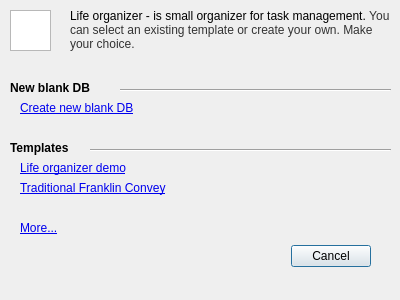
<?xml version="1.0" encoding="UTF-8"?>
<ui version="4.0">
 <class>newdbview</class>
 <widget class="QDialog" name="newdbview">
  <property name="windowModality">
   <enum>Qt::WindowModal</enum>
  </property>
  <property name="geometry">
   <rect>
    <x>0</x>
    <y>0</y>
    <width>400</width>
    <height>300</height>
   </rect>
  </property>
  <property name="windowTitle">
   <string>Create new DB</string>
  </property>
  <property name="modal">
   <bool>true</bool>
  </property>
  <widget class="QLabel" name="label">
   <property name="geometry">
    <rect>
     <x>70</x>
     <y>0</y>
     <width>321</width>
     <height>61</height>
    </rect>
   </property>
   <property name="text">
    <string>&lt;!DOCTYPE HTML PUBLIC &quot;-//W3C//DTD HTML 4.0//EN&quot; &quot;http://www.w3.org/TR/REC-html40/strict.dtd&quot;&gt;
&lt;html&gt;&lt;head&gt;&lt;meta name=&quot;qrichtext&quot; content=&quot;1&quot; /&gt;&lt;style type=&quot;text/css&quot;&gt;
p, li { white-space: pre-wrap; }
&lt;/style&gt;&lt;/head&gt;&lt;body style=&quot; font-family:'Sans Serif'; font-size:9pt; font-weight:400; font-style:normal;&quot;&gt;
&lt;p style=&quot; margin-top:0px; margin-bottom:0px; margin-left:0px; margin-right:0px; -qt-block-indent:0; text-indent:0px;&quot;&gt;Life organizer - is small organizer for task management. &lt;span style=&quot; font-family:'Tahoma'; color:#333333;&quot;&gt;You can select an existing template or create your own. Make your choice.&lt;/span&gt;&lt;/p&gt;&lt;/body&gt;&lt;/html&gt;</string>
   </property>
   <property name="wordWrap">
    <bool>true</bool>
   </property>
  </widget>
  <widget class="QLabel" name="label_3">
   <property name="geometry">
    <rect>
     <x>10</x>
     <y>140</y>
     <width>101</width>
     <height>16</height>
    </rect>
   </property>
   <property name="text">
    <string>&lt;!DOCTYPE HTML PUBLIC &quot;-//W3C//DTD HTML 4.0//EN&quot; &quot;http://www.w3.org/TR/REC-html40/strict.dtd&quot;&gt;
&lt;html&gt;&lt;head&gt;&lt;meta name=&quot;qrichtext&quot; content=&quot;1&quot; /&gt;&lt;style type=&quot;text/css&quot;&gt;
p, li { white-space: pre-wrap; }
&lt;/style&gt;&lt;/head&gt;&lt;body style=&quot; font-family:'Sans Serif'; font-size:9pt; font-weight:400; font-style:normal;&quot;&gt;
&lt;p style=&quot; margin-top:0px; margin-bottom:0px; margin-left:0px; margin-right:0px; -qt-block-indent:0; text-indent:0px;&quot;&gt;&lt;span style=&quot; font-weight:600;&quot;&gt;Templates&lt;/span&gt;&lt;/p&gt;&lt;/body&gt;&lt;/html&gt;</string>
   </property>
  </widget>
  <widget class="Line" name="line_2">
   <property name="geometry">
    <rect>
     <x>90</x>
     <y>140</y>
     <width>301</width>
     <height>20</height>
    </rect>
   </property>
   <property name="orientation">
    <enum>Qt::Horizontal</enum>
   </property>
  </widget>
  <widget class="QDialogButtonBox" name="buttonBox">
   <property name="geometry">
    <rect>
     <x>30</x>
     <y>240</y>
     <width>341</width>
     <height>32</height>
    </rect>
   </property>
   <property name="orientation">
    <enum>Qt::Horizontal</enum>
   </property>
   <property name="standardButtons">
    <set>QDialogButtonBox::Cancel</set>
   </property>
  </widget>
  <widget class="QLabel" name="label_2">
   <property name="geometry">
    <rect>
     <x>10</x>
     <y>80</y>
     <width>101</width>
     <height>16</height>
    </rect>
   </property>
   <property name="text">
    <string>&lt;b&gt;New blank DB&lt;/b&gt;</string>
   </property>
  </widget>
  <widget class="QLabel" name="labelCreateNewDb">
   <property name="geometry">
    <rect>
     <x>20</x>
     <y>100</y>
     <width>151</width>
     <height>16</height>
    </rect>
   </property>
   <property name="text">
    <string>&lt;!DOCTYPE HTML PUBLIC &quot;-//W3C//DTD HTML 4.0//EN&quot; &quot;http://www.w3.org/TR/REC-html40/strict.dtd&quot;&gt;
&lt;html&gt;&lt;head&gt;&lt;meta name=&quot;qrichtext&quot; content=&quot;1&quot; /&gt;&lt;style type=&quot;text/css&quot;&gt;
p, li { white-space: pre-wrap; }
&lt;/style&gt;&lt;/head&gt;&lt;body style=&quot; font-family:'Sans Serif'; font-size:9pt; font-weight:400; font-style:normal;&quot;&gt;
&lt;p style=&quot; margin-top:0px; margin-bottom:0px; margin-left:0px; margin-right:0px; -qt-block-indent:0; text-indent:0px;&quot;&gt;&lt;a href=&quot;CreateNewDB&quot;&gt;&lt;span style=&quot; text-decoration: underline; color:#0000ee;&quot;&gt;Create new blank DB&lt;/span&gt;&lt;/a&gt;&lt;/p&gt;&lt;/body&gt;&lt;/html&gt;</string>
   </property>
  </widget>
  <widget class="QLabel" name="label_7">
   <property name="geometry">
    <rect>
     <x>20</x>
     <y>220</y>
     <width>371</width>
     <height>16</height>
    </rect>
   </property>
   <property name="text">
    <string>&lt;!DOCTYPE HTML PUBLIC &quot;-//W3C//DTD HTML 4.0//EN&quot; &quot;http://www.w3.org/TR/REC-html40/strict.dtd&quot;&gt;
&lt;html&gt;&lt;head&gt;&lt;meta name=&quot;qrichtext&quot; content=&quot;1&quot; /&gt;&lt;style type=&quot;text/css&quot;&gt;
p, li { white-space: pre-wrap; }
&lt;/style&gt;&lt;/head&gt;&lt;body style=&quot; font-family:'Sans Serif'; font-size:9pt; font-weight:400; font-style:normal;&quot;&gt;
&lt;p style=&quot; margin-top:0px; margin-bottom:0px; margin-left:0px; margin-right:0px; -qt-block-indent:0; text-indent:0px;&quot;&gt;&lt;a href=&quot;More&quot;&gt;&lt;span style=&quot; text-decoration: underline; color:#0000ee;&quot;&gt;More...&lt;/span&gt;&lt;/a&gt;&lt;/p&gt;&lt;/body&gt;&lt;/html&gt;</string>
   </property>
  </widget>
  <widget class="QGraphicsView" name="graphicsView">
   <property name="geometry">
    <rect>
     <x>10</x>
     <y>10</y>
     <width>41</width>
     <height>41</height>
    </rect>
   </property>
  </widget>
  <widget class="QLabel" name="label_6">
   <property name="geometry">
    <rect>
     <x>20</x>
     <y>180</y>
     <width>371</width>
     <height>16</height>
    </rect>
   </property>
   <property name="text">
    <string>&lt;!DOCTYPE HTML PUBLIC &quot;-//W3C//DTD HTML 4.0//EN&quot; &quot;http://www.w3.org/TR/REC-html40/strict.dtd&quot;&gt;
&lt;html&gt;&lt;head&gt;&lt;meta name=&quot;qrichtext&quot; content=&quot;1&quot; /&gt;&lt;style type=&quot;text/css&quot;&gt;
p, li { white-space: pre-wrap; }
&lt;/style&gt;&lt;/head&gt;&lt;body style=&quot; font-family:'Sans Serif'; font-size:9pt; font-weight:400; font-style:normal;&quot;&gt;
&lt;p style=&quot; margin-top:0px; margin-bottom:0px; margin-left:0px; margin-right:0px; -qt-block-indent:0; text-indent:0px;&quot;&gt;&lt;a href=&quot;TrConvey&quot;&gt;&lt;span style=&quot; text-decoration: underline; color:#0000ee;&quot;&gt;Traditional Franklin Convey&lt;/span&gt;&lt;/a&gt;&lt;/p&gt;&lt;/body&gt;&lt;/html&gt;</string>
   </property>
  </widget>
  <widget class="Line" name="line">
   <property name="geometry">
    <rect>
     <x>120</x>
     <y>80</y>
     <width>271</width>
     <height>20</height>
    </rect>
   </property>
   <property name="orientation">
    <enum>Qt::Horizontal</enum>
   </property>
  </widget>
  <widget class="QLabel" name="label_5">
   <property name="geometry">
    <rect>
     <x>20</x>
     <y>160</y>
     <width>371</width>
     <height>16</height>
    </rect>
   </property>
   <property name="text">
    <string>&lt;!DOCTYPE HTML PUBLIC &quot;-//W3C//DTD HTML 4.0//EN&quot; &quot;http://www.w3.org/TR/REC-html40/strict.dtd&quot;&gt;
&lt;html&gt;&lt;head&gt;&lt;meta name=&quot;qrichtext&quot; content=&quot;1&quot; /&gt;&lt;style type=&quot;text/css&quot;&gt;
p, li { white-space: pre-wrap; }
&lt;/style&gt;&lt;/head&gt;&lt;body style=&quot; font-family:'Sans Serif'; font-size:9pt; font-weight:400; font-style:normal;&quot;&gt;
&lt;p style=&quot; margin-top:0px; margin-bottom:0px; margin-left:0px; margin-right:0px; -qt-block-indent:0; text-indent:0px;&quot;&gt;&lt;a href=&quot;Demo&quot;&gt;&lt;span style=&quot; text-decoration: underline; color:#0000ee;&quot;&gt;Life organizer demo&lt;/span&gt;&lt;/a&gt;&lt;/p&gt;&lt;/body&gt;&lt;/html&gt;</string>
   </property>
  </widget>
 </widget>
 <resources/>
 <connections>
  <connection>
   <sender>buttonBox</sender>
   <signal>rejected()</signal>
   <receiver>newdbview</receiver>
   <slot>reject()</slot>
   <hints>
    <hint type="sourcelabel">
     <x>305</x>
     <y>256</y>
    </hint>
    <hint type="destinationlabel">
     <x>246</x>
     <y>275</y>
    </hint>
   </hints>
  </connection>
 </connections>
</ui>
